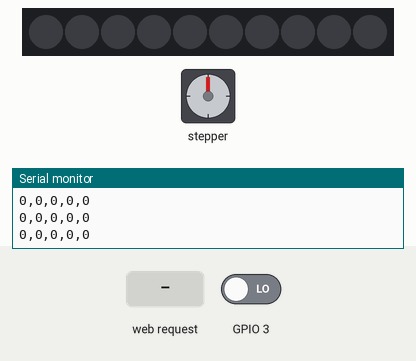
Simulated run of this sketch. Board: ESP8266 (NodeMCU). Shown: 10 RGB LEDs in strip order, left to right, stepper motor, the last lines printed to the serial monitor. The test bench sets the inputs (shaded band); at power-on: GPIO 3 LOW. Stepper angles assume 2000 steps per turn.

Above: at 1.2 s.
1.3 s: HTTP request GET /update?value=1 received
At 1.86 s:
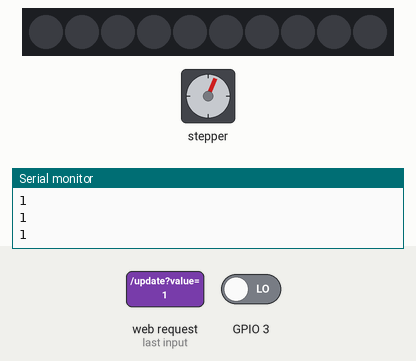
At 2.46 s:
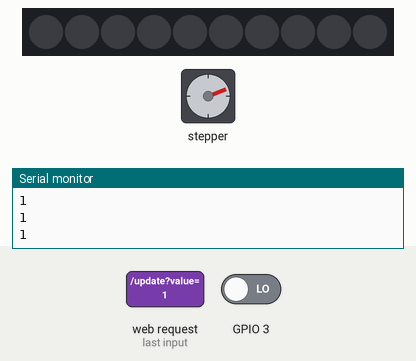
3.8 s: HTTP request GET /update?value=2 received
At 3.97 s:
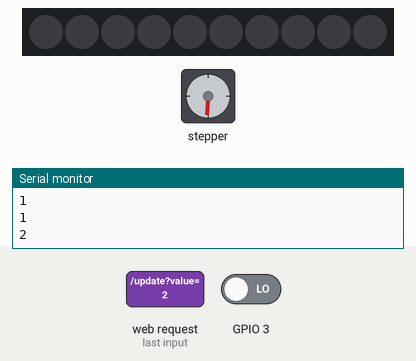
6.8 s: HTTP request GET /update?value=1 received
Timing chart, 0 to 17.6 s (numbered marks = the images above; inputs shaded):
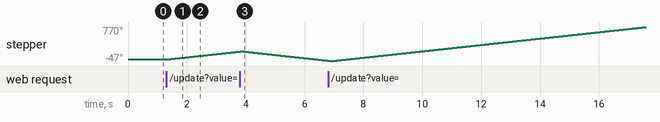

Measured:
- after the input at 1.3 s, stepper: keeps turning clockwise at about 77°/s, starting after 0.13 s

The sketch:

empfaenger.ino
```cpp
#include <Stepper.h> //library for stepper
#include <ESP8266WiFi.h> //library to use wifi module of esp
#include <ESP8266WebServer.h> // library to use esp as server
#include <Adafruit_NeoPixel.h> // library to control ws2812b led strips

// WIFI Network Variables
char * ssid_ap = "nodeMCU";
char * password_ap = "password";
IPAddress ip(192,168,11,4);
IPAddress gateway(192,168,11,1);
IPAddress subnet(255,255,255,0);
ESP8266WebServer server;
String dataWhichIsSend = "";


int stepsPerRevolutionStepper = 2000; // Define number of steps per rotation:
int xDir = 1; // Stepper direction variable for x axis
int yDir = 1; // Stepper direction variable for y axis
int motorSpeed = 14; // Stepper motorspeed


Stepper myStepperX = Stepper(stepsPerRevolutionStepper, D1, D3, D2, D4); //Init of stepperX and pins
Stepper myStepperY = Stepper(stepsPerRevolutionStepper, D5, D7, D6, D8); //Init of stepperY and pins


Adafruit_NeoPixel pixels(10, D10, NEO_KHZ800 + NEO_GRB); //Init of led strip


unsigned long lastChange = 0; //LastChange variable for timer


String input = "0,0,0,0,0"; //input string which is changed by receiving data


int delayForUpdate = 200; //init of delay
bool stepperXActive = false; //sets x-stepper active variable to false, which is used in loop to activate/deactivate .step of stepper
bool stepperYActive = false; //sets y-stepper active variable to false, which is used in loop to activate/deactivate .step of stepper
int stepperXSpeed = 0; //init stepperXSpeed which will be calculated in loop
int stepperYSpeed = 0; //init stepperYSpeed which will be calculated in loop
bool unblockReceive = false; //variable to control if input string is set to received data
unsigned long unblockReceiveTimer = 0; //Timer how long data will be received and set to input string
int unblockDuration = 30000; //duration for unblockReceiveTimer

void setup() {

  // WIFI SETUP
  WiFi.mode(WIFI_AP);
  WiFi.softAPConfig(ip, gateway, subnet);
  WiFi.softAP(ssid_ap,password_ap);

  Serial.begin(115200);
  Serial.println();
  Serial.print("IP Address: ");
  Serial.println(WiFi.localIP());

  server.on("/update", handleUpdate);
  server.begin();

  // Sets the speed of stepperX and stepperY
  myStepperX.setSpeed(motorSpeed);
  myStepperY.setSpeed(motorSpeed);

  //Sets hall-sensor pin
  pinMode(D9, INPUT);

  //activates neopixel strip
  pixels.begin();

}

//Handles receiving data of sender
void handleUpdate() {
  if(unblockReceive){ //if unblockReceive is true, input string will be set to received data
    input = server.arg("value");
  }
  else{ //else all values of the string are set to 0 to deactivate the steppers
    input = "0,0,0,0,0";
  }

  //can be used to answer sender when receiving was successful
  //  server.send(200,"text/plain","Updated");
}

void loop() {
  // WIFI LOOP
  server.handleClient();

  //reads the status of the hall-sensor
  if(digitalRead(D9) == LOW && !unblockReceive){ //if magnet on hall sensor and receiving data is currently blocked, receiving will be unblocked
    Serial.println("Unblocked");
    unblockReceive = true;
  }

  if(unblockReceive){ // if receiving is unblocked
    if(unblockReceiveTimer == 0){ // Timer will start if its not already running
      unblockReceiveTimer = millis(); // unblockReceiveTimer is set to milliseconds passed since the Arduino board began running the current program
    }
    if(millis() - unblockReceiveTimer >= unblockDuration){ // check if difference of millis() and start point is bigger then unblockDuration
      unblockReceive = false; // receiving will be blocked
      unblockReceiveTimer = 0; // resets timer so it can be activated in the next iteration of the loop
      Serial.println("Blocked");
    }
  }

  if(lastChange == 0){ // Timer will start if its not already running
    lastChange = millis(); // // lastChange is set to milliseconds passed since the Arduino board began running the current program
  }

  if(millis() - lastChange >= delayForUpdate){ // check if difference of millis() and start point is bigger then delayForUpdate
    Serial.println(input); // Current input string is printed for debugging

    //Checks which value is in the input string first position and controls direction and active state of stepper X
    if(getValue(input, ',', 0) == "0"){
      stepperXActive = false;
    }
    if(getValue(input, ',', 0) == "1"){
      xDir = 1;
      stepperXActive = true;
    }
    if(getValue(input, ',', 0) == "2"){
      xDir = -1;
      stepperXActive = true;
    }

    //Checks which value is in the input string third position and controls direction and active state of stepper Y
    if(getValue(input, ',', 2) == "0"){
      stepperYActive = false;
    }
    if(getValue(input, ',', 2) == "1"){
      yDir = 1;
      stepperYActive = true;
    }
    if(getValue(input, ',', 2) == "2"){
      yDir = -1;
      stepperYActive = true;
    }

    //Checks which value is in the input string second position and calculates stepper X speed
    if(getValue(input, ',', 1) != "0"){
      stepperXSpeed = getValue(input, ',', 1).toInt() * 1000;
    } else {
      stepperXSpeed = 1;
    }

    //Checks which value is in the input string fourth position and calculates stepper Y speed
    if(getValue(input, ',', 3) != "0"){
      stepperYSpeed = getValue(input, ',', 3).toInt() * 1000;
    } else {
      stepperYSpeed = 1;
    }

    lastChange = 0; // resets timer so it can be activated in the next iteration of the loop
    setEmotion(getValue(input, ',', 4).toInt()); // method call to set the color of the neopixel strip by reading the fifth value of the input string

    //deactived because stepper did not have enough speed and power for changing the stepper speed to different values
    //myStepperX.setSpeed(stepperXSpeed);
    //myStepperY.setSpeed(stepperYSpeed);

  }

    if(stepperXActive){ //controls active state of stepper X
      myStepperX.step(xDir); //actual step for stepper X, direction depending on xDir set
    }
    if(stepperYActive){ //controls active state of stepper Y
      myStepperY.step(yDir); //actual step for stepper Y, direction depending on yDir set
    }
}

//Method to read values from the input string, by using a seperator. Similar to string.split()
String getValue(String data, char separator, int index)
{
  int found = 0;
  int strIndex[] = {0, -1};
  int maxIndex = data.length()-1;

  for(int i=0; i<=maxIndex && found<=index; i++){
    if(data.charAt(i)==separator || i==maxIndex){
        found++;
        strIndex[0] = strIndex[1]+1;
        strIndex[1] = (i == maxIndex) ? i+1 : i;
    }
  }

  return found>index ? data.substring(strIndex[0], strIndex[1]) : "";
}

// method to set the neopixel strip color by colorNumber
void setEmotion(int colorNumber) {
  //Serial.println(colorNumber);
  switch (colorNumber) {
    case 0:
      pixels.clear();
      pixels.show();
      break;
    case 1:
      for (int i = 0; i <= pixels.numPixels(); i++) {
        pixels.setPixelColor(i, 100, 0, 0); // red
        pixels.show();
      }
      break;
    case 2:
      for (int i = 0; i <= pixels.numPixels(); i++) {
        pixels.setPixelColor(i, 100, 100, 0); //yellow
        pixels.show();
      }
      break;
    case 3:
      for (int i = 0; i <= pixels.numPixels(); i++) {
        pixels.setPixelColor(i, 0, 0, 100); //blue
        pixels.show();
      }
      break;
    case 4:
      for (int i = 0; i <= pixels.numPixels(); i++) {
        pixels.setPixelColor(i, 0, 100, 0); //green
        pixels.show();
      }
      break;
    case 5:
      for (int i = 0; i <= pixels.numPixels(); i++) {
        pixels.setPixelColor(i, 100, 0, 50); //purple
        pixels.show();
      }
      break;
  }

}
```
